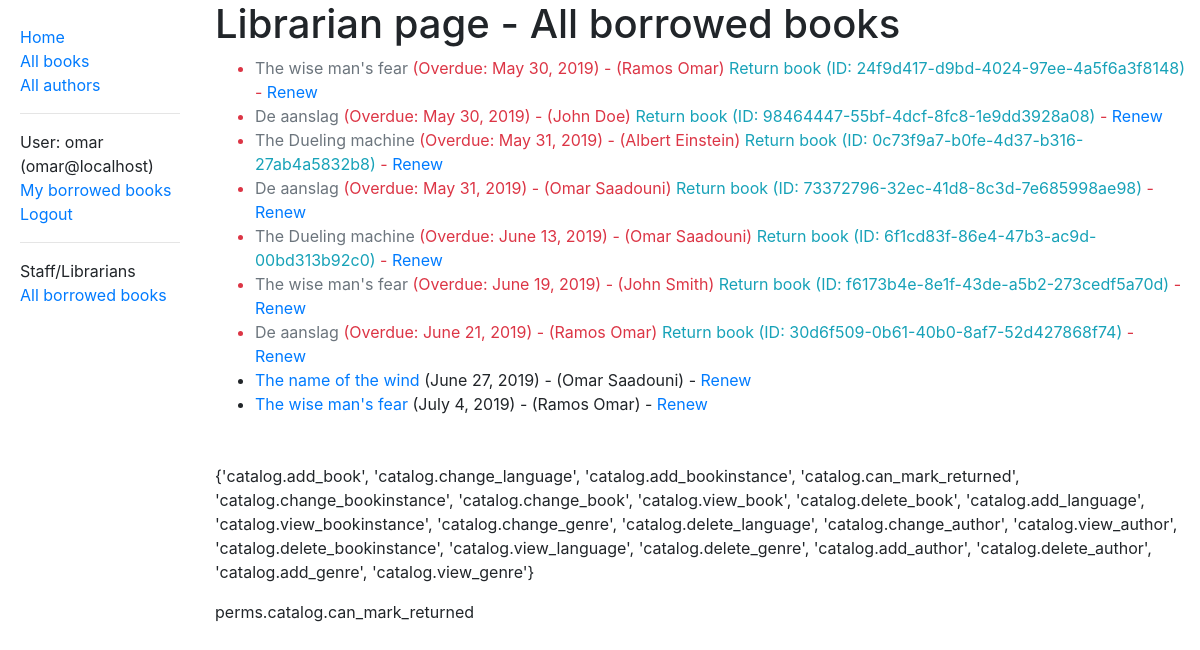
/catalog/librarian/ (signed in), run on an earlier commit of the app's database.
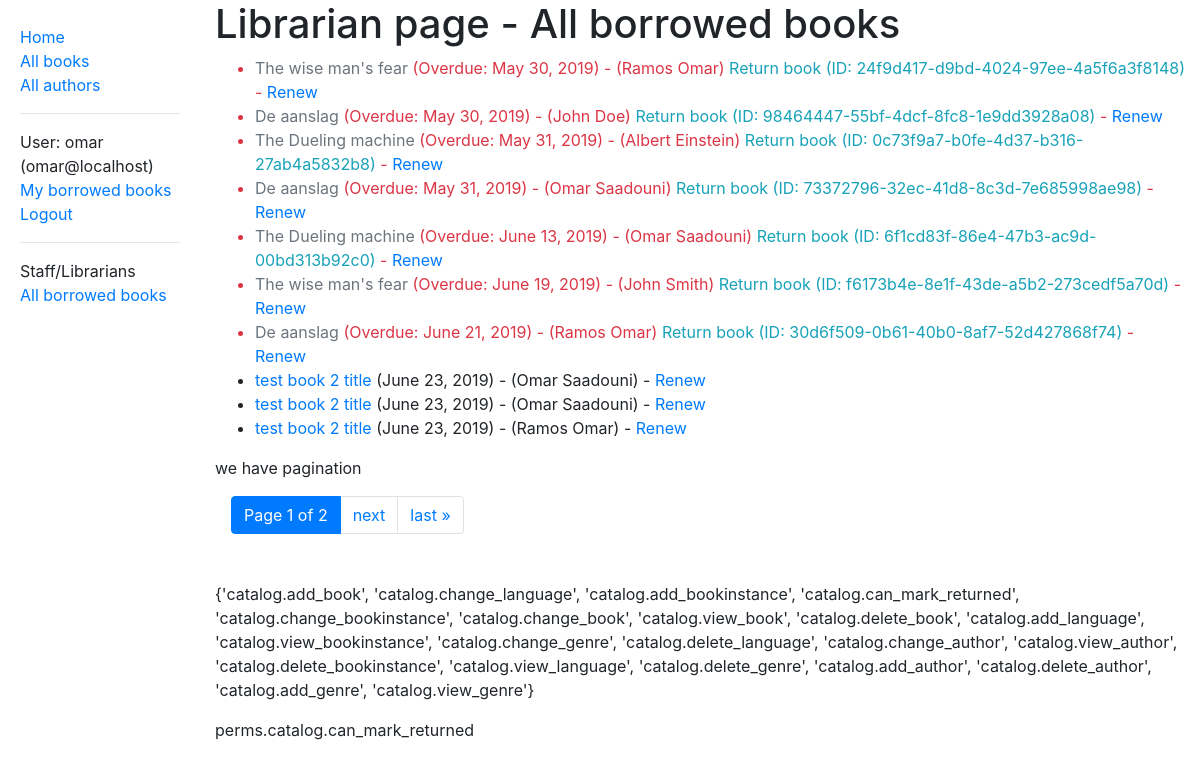
And on a later commit of the database.
### catalog/models.py (models this page shows, shortened)
class BookInstance(models.Model):
    id = models.UUIDField(primary_key=True, default=uuid.uuid4,
                          help_text='Unique ID for this particular book across whole library')
    book = models.ForeignKey('Book', on_delete=models.SET_NULL, null=True)
    imprint = models.CharField(max_length=200)
    due_back = models.DateField(null=True, blank=True)
    LOAN_STATUS = (
        ('m', 'Maintenace'),
        ('o', 'On loan'),
        ('a', 'Available'),
        ('r', 'Reserved'),
    )
    status = models.CharField(
        max_length=1,
        choices=LOAN_STATUS,
        blank=True,
        default='m',
        help_text='Book availability',
    )
    borrower = models.ForeignKey(User, on_delete=models.SET_NULL, null=True, blank=True)
    class Meta:
        ordering = ['due_back']
        permissions = (
            ('can_mark_returned', 'Set book as returned'),
        )
    @property
    def is_overdue(self):
        if self.due_back and date.today() > self.due_back:
            return True
        return False

class Book(models.Model):
    title = models.CharField(max_length=200)
    author = models.ForeignKey('Author', on_delete=models.SET_NULL, null=True)
    summary = models.TextField(max_length=1000, help_text='Enter a brief description of the book')
    isbn = models.CharField('ISBN', max_length=13,
                            help_text='13 Character <a href="https://www.isbn-international.org/content/what-isbn">ISBN number</a>')
    genre = models.ManyToManyField(Genre, help_text='Select a genre for this book')
    language = models.ForeignKey('Language', on_delete=models.SET_NULL, null=True)
    def display_genre(self):
        """Create a string for the Genre. This is required to display genre in Admin."""
        return ', '.join([genre.name for genre in self.genre.all()[:3]])
    display_genre.short_description = 'Genre'

### catalog/views.py (the view)
# urls.py: path('librarian/', views.LibrarianListView.as_view(), name='librarian-view'),
class LibrarianListView(LoginRequiredMixin,
                        PermissionRequiredMixin,
                        ListView):
    model = BookInstance
    template_name = 'catalog/librarian_page.html'
    paginate_by = 10
    permission_required = 'catalog.can_mark_returned'
    def get_queryset(self):
        return BookInstance.objects.filter(status__exact='o').order_by('due_back')

### catalog/templates/catalog/librarian_page.html (shortened to what this page needs)
{% extends "base_generic.html" %}
{% block content %}
    <h1>Librarian page - All borrowed books</h1>
    {% if bookinstance_list %}
        <ul>
            {% for bookinst in bookinstance_list %}
                <li class="{% if bookinst.is_overdue %}text-danger{% endif %}">
                   <a href="{% url 'book-detail' bookinst.book.pk %}" class="{% if bookinst.is_overdue %}text-secondary{% endif %}">
                       {{ bookinst.book.title }}
                   </a> ({% if bookinst.is_overdue %}Overdue: {% endif %}{{ bookinst.due_back }})  - ({{ bookinst.borrower.get_full_name }})
                    {% if bookinst.is_overdue %}
                        <a href="{% url 'book-return' bookinst.id %}" class="text-info">Return book (ID: {{ bookinst.id }})</a>
                    {% endif %}
                    {% if perms.catalog.can_mark_returned  %}
                        - <a href="{% url 'renew-book-librarian' bookinst.id %}">Renew</a>
                    {% endif %}
                </li>
            {% endfor %}
        </ul>
    {% else %}
        <p>There are no books borrowed.</p>
    {% endif %}
{% endblock %}

### templates/base_generic.html (shortened to what this page needs)
                    {% load bootstrap4 %}
<!DOCTYPE html>
<html lang="en">
<head>
    {% bootstrap_css %}
    <link rel="stylesheet" href="https://stackpath.bootstrapcdn.com/font-awesome/4.7.0/css/font-awesome.min.css">
    {%  load static %}
    <link rel="stylesheet" href="{% static 'css/styles.css' %}">
</head>
<body>
  <div class="container-fluid">
     <div class="row">
         <div class="col-sm-2">
             {% block sidebar %}
                 <ul class="sidebar-nav">
                   <li><a href="{% url 'index' %}">Home</a></li>
                     <li><a href="{% url 'books' %}">All books</a></li>
                     <li><a href="{% url 'authors' %}">All authors</a></li>
                     <li><hr></li>
                     {% if user.is_authenticated %}
                         <li>User: {{ user.get_username }} ({{ user.email }})</li>
                         <li><a href="{% url 'my-borrowed-books' %}">My borrowed books</a></li>
                         <li><a href="{% url 'logout' %}?next={{ request.path }}">Logout</a></li>
                         <li><hr></li>
                         {% if perms.catalog.can_mark_returned %}
                             <li>Staff/Librarians</li>
                             <li><a href="{% url 'librarian-view' %}?next={{ request.path }}">All borrowed books</a></li>
                         {% endif  %}
                     {% else %}
                         <li><a href="{% url 'login' %}?next={{ request.path }}">Login</a></li>
                     {% endif %}
                 </ul>
             {% endblock sidebar %}
         </div>
         <div class="col-sm-10">
             {% block content %}{% endblock %}
             {% block pagination %}
                 {% if is_paginated %}
                     <p> we have pagination </p>
                     <nav aria-label="page navigation example " class="ml-3 mt-3">
                         <ul class="pagination">
                             <li class="page-item active">
                                 <a class="page-link href="#">Page {{ page_obj.number }} of {{ page_obj.paginator.num_pages }} <span class="sr-only">(current)</span></a>
                             </li>
                             {% if page_obj.has_next %}
                                 <li class="page-item"><a href="{{ request.path }}?page={{ page_obj.next_page_number }}" class="page-link">next</a></li>
                                 <li class="page-item"><a href="{{ request.path }}?page={{ page_obj.paginator.num_pages }}" class="page-link">last &raquo;</a></li>
                             {% endif %}
                         </ul>
                     </nav>
                 {% endif %}
             {% endblock %}
             <p class="mt-5">
                 {% if perms.catalog %}
                     {{ perms.catalog  }}
                     {% if perms.catalog.can_mark_returned %}
                         <p>perms.catalog.can_mark_returned</p>
                     {% endif  %}
                 {% endif %}
             </p>
         </div>
     </div>
  </div>
</body>
</html>

What changed in the data, as far as the page shows it:
no longer on this page (row unchanged): BookInstance: book "The name of the wind", due_back "June 27, 2019", borrower.get_full_name "Omar Saadouni"
no longer on this page (row unchanged): BookInstance: book "The wise man's fear", due_back "July 4, 2019", borrower.get_full_name "Ramos Omar"
added BookInstance: book "test book 2 title", due_back "June 23, 2019", borrower.get_full_name "Omar Saadouni"
added BookInstance: book "test book 2 title", due_back "June 23, 2019", borrower.get_full_name "Omar Saadouni"
added BookInstance: book "test book 2 title", due_back "June 23, 2019", borrower.get_full_name "Ramos Omar"
Also different on the page:
{{ page_obj.number }}: (not shown) → "1"
{{ page_obj.paginator.num_pages }}: (not shown) → "2"
text now shown: "we have pagination Page of next last »"
